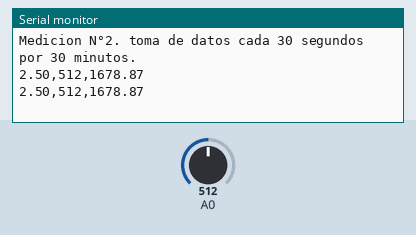
Simulated run of this sketch. Board: Arduino Uno, built with avr-gcc and run on an emulated ATmega328P. Parts: the last lines printed to the serial monitor. Inputs (shaded band) come from the test bench; at power-on: A0 = 512.

Above: at 4.3 s.
4.4 s: A0 set to 716
At 7.8 s:
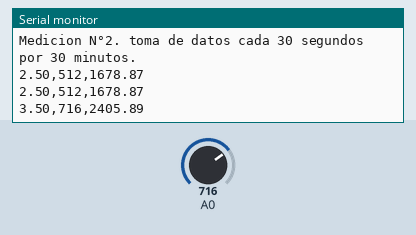
8.9 s: A0 set to 900
At 11.2 s:
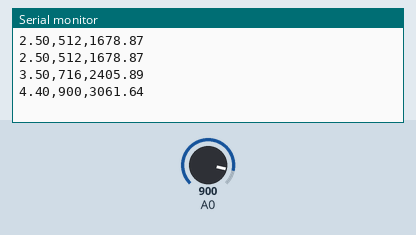
Timing chart, 0 to 12.7 s (numbered marks = the images above; inputs shaded):
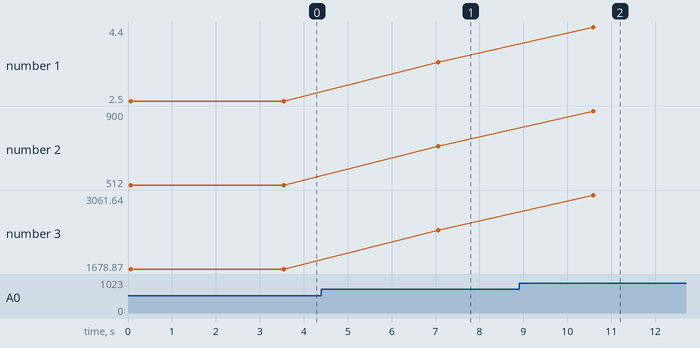

Measured:
- after the input at 4.4 s, the serial monitor: prints a new line after 2.7 s (image 1)
- after the input at 8.9 s, the serial monitor: prints a new line after 1.7 s (image 2)
- plotted number 1: 2.5 → 3.5 after the input at 4.4 s, 3.5 → 4.4 after the input at 8.9 s
- plotted number 2: 512 → 716 after the input at 4.4 s, 716 → 900 after the input at 8.9 s
- plotted number 3: 1678.87 → 2405.89 after the input at 4.4 s, 2405.89 → 3061.64 after the input at 8.9 s

The sketch:

sensor_presion1.ino
```cpp
/***********Codigo para lectura de presion con sensor analogico**************/

// DECLARACION DE VARIABLES, Explicadas:

int sensor; //Variable para guardar el valor del sensor pasado por el adc.
float v; //Conversion del valor leído a la escala del voltaje.
float p;    //Variable para alojar el mapeo de la presion.

//Funcion de mapeo para transferencia de valor de presion:

float mapfloat(float x, float in_min, float in_max, float out_min, float out_max)
{
    return (x - in_min) *(out_max - out_min) / (in_max - in_min) + out_min ;
}

//Variables para la implementacion de un timer para modificacion rapida de tiempo de lectura de manera no bloqueante:

unsigned long last_measurement = 0;   //variable para flag de tiempo.
const int measurement_period = 30000; //Periodo en milisegundos


void setup() {
    Serial.begin(9600);
    Serial.println("Medicion N°2. toma de datos cada 30 segundos por 30 minutos.");
}


void loop() {

  //if( millis() - last_measurement > measurement_period ) {

    sensor = analogRead(A0);
  delay(10);
    v = sensor * 5.0 / 1023.0;
  delay(10);
    p=mapfloat(v, 0.2, 5, 0.0, 3500.0);

        //utilizar para el data streamer de excel:
    Serial.print(v);
    Serial.print(",");
    Serial.print(sensor);
    Serial.print(",");
    Serial.print(p);
    Serial.println();

    /* Descomentar para ver en monitor serial de manera interpretable:
   Serial.print("El valor de tension en el sensor es: ");
    Serial.print(v);
    Serial.print(" (");
    Serial.print(sensor);
    Serial.println(" )");

    Serial.print("El valor de presion es: ");
    Serial.print(p);
    Serial.println(" pascal");*/

    //last_measurement = millis();
  //}
delay(3500);
}
```
